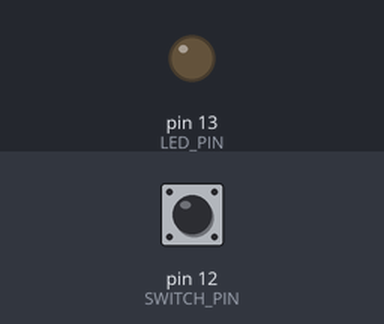
Simulated run of this program. Board: Arduino Uno, built with avr-gcc and run on an emulated ATmega328P. On the bench: output pins drawn as LEDs (lit = HIGH). The inputs (shaded band) are chosen by the test bench; at power-on: pin 12 (SWITCH_PIN) HIGH. What the program prints to the serial monitor is not drawn.

Above: at 1.2 s.
1.3 s: pin 12 (SWITCH_PIN) pulled LOW for 0.15 s
At 1.37 s:
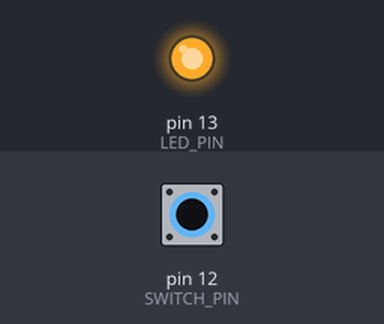
2.9 s: pin 12 (SWITCH_PIN) pulled LOW for 3.2 s
At 7.0 s:
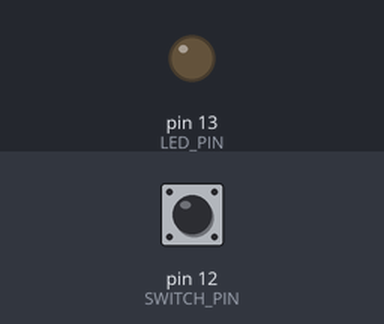
7.6 s: pin 12 (SWITCH_PIN) driven LOW
At 8.1 s:
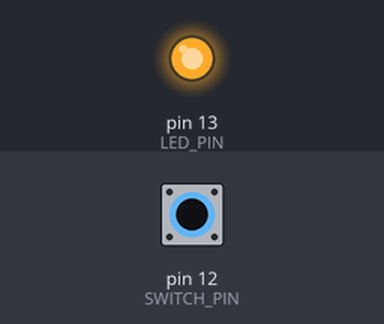
10.6 s: pin 12 (SWITCH_PIN) driven HIGH
At 11.6 s:
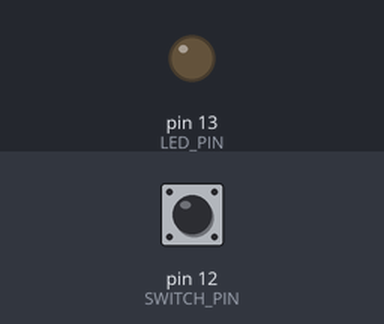
Timing chart, 0 to 13.1 s (numbered marks = the images above; inputs shaded):
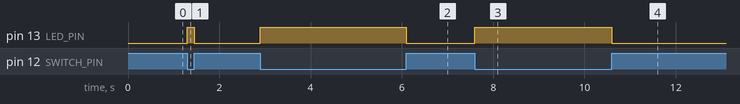

Measured:
- after the input at 1.3 s, pin 13 (LED_PIN): LOW → HIGH at once, → LOW 0.15 s later
- after the input at 2.9 s, pin 13 (LED_PIN): LOW → HIGH at once, → LOW 3.2 s later
- after the input at 7.6 s, pin 13 (LED_PIN): LOW → HIGH at once
- after the input at 10.6 s, pin 13 (LED_PIN): HIGH → LOW at once

The program:

main.cpp
```cpp
#include <Arduino.h>

#ifdef ARDUINO_UNO
  const int SWITCH_PIN = 12;
  const int LED_PIN = 13;
  const bool BUTTONON_STATE = LOW;
  const bool LEDON_STATE = HIGH;
  #define SWITCH_PULLUP
#endif

#ifdef WEMOS_D1_MINI
const int SWITCH_PIN = D1;
const int LED_PIN = D4;
#define SWITCH_PULLUP
const bool BUTTONON_STATE = LOW;
const bool LEDON_STATE = LOW;
#endif

#ifdef LOLIN_D32
const int SWITCH_PIN = 13;
const int LED_PIN = 5;
#define SWITCH_PULLUP
const bool BUTTONON_STATE = LOW;
const bool LEDON_STATE = LOW;
#endif

#ifdef M5STICKC
const int SWITCH_PIN = 37;
const int LED_PIN = 10;
#define SWITCH_PULLUP
const bool BUTTONON_STATE = LOW;
const bool LEDON_STATE = LOW;
#endif

void setup()
{
  Serial.begin(115200);
  Serial.println("Switch - https://usini.eu/espress");

  #ifdef SWITCH_PULLUP
    pinMode(SWITCH_PIN, INPUT_PULLUP);
  #else
    pinMode(SWITCH_PIN, INPUT);
  #endif

  pinMode(LED_PIN, OUTPUT);
}


void loop()
{
  if (digitalRead(SWITCH_PIN) == BUTTONON_STATE)
  {
    Serial.println("Pressed");
    digitalWrite(LED_PIN, LEDON_STATE);
  }
  else
  {
    digitalWrite(LED_PIN, !LEDON_STATE);
  }
}
```
